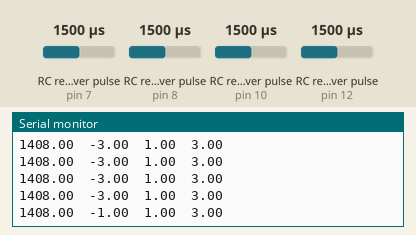
Recording of a sketch running on a simulated Arduino Uno, built with avr-gcc and run on an emulated ATmega328P. On the bench: the last lines printed to the serial monitor. Wiring (inferred from the names in the program): 4 × RC receiver channel: data pin 7 / data pin 8 / data pin 10 / data pin 12. The inputs (shaded band) are chosen by the test bench; at power-on: RC receiver pulse (sensors on pin 7, pin 8, pin 12, pin 10) 1500 µs.

Above: at 1.2 s.
1.3 s: RC receiver pulse (sensor on pin 7) set to 1020 µs
At 2.3 s:
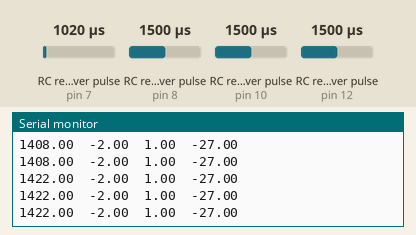
2.8 s: RC receiver pulse (sensor on pin 8) set to 1020 µs
At 3.8 s:
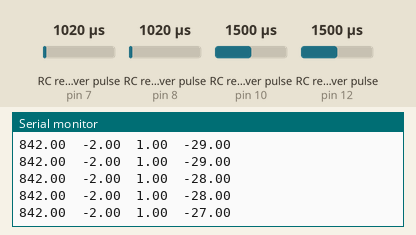
4.3 s: RC receiver pulse (sensor on pin 12) set to 1750 µs
At 4.9 s:
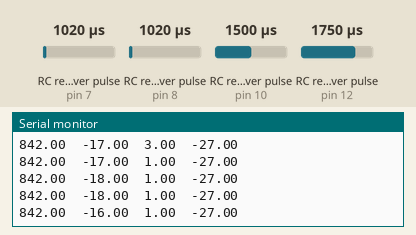
7.3 s: RC receiver pulse (sensor on pin 10) set to 1020 µs
At 8.4 s:
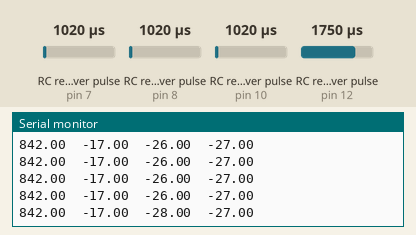
8.8 s: RC receiver pulse (sensor on pin 7) set to 1250 µs
At 9.8 s:
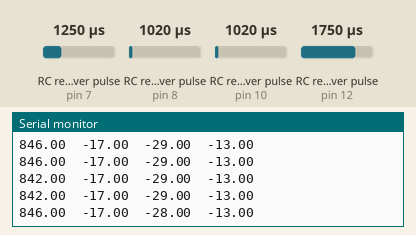
10.3 s: RC receiver pulse (sensor on pin 8) set to 1250 µs
At 11.4 s:
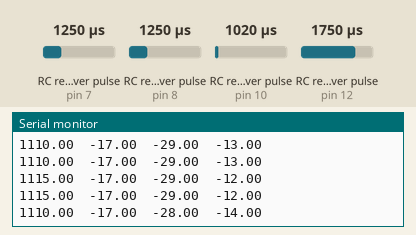
Timing chart, 0 to 12.8 s (numbered marks = the images above; inputs shaded):
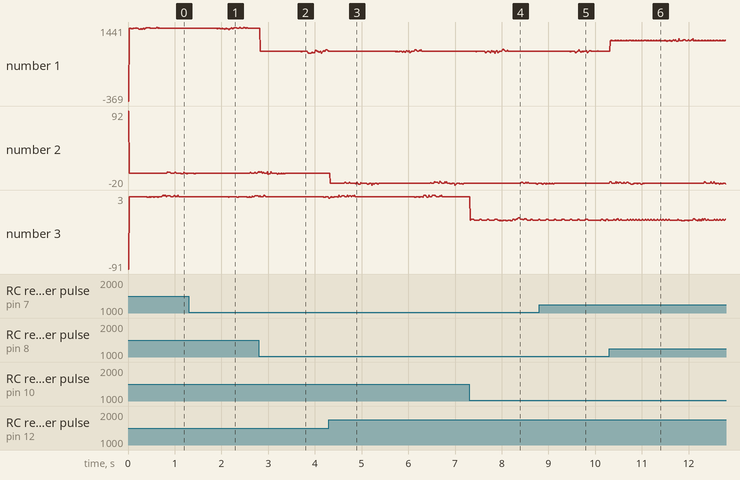

The sketch:

mando_calib2a.ino
```cpp
// Declaración de pines
#define pin_INT_Throttle 8 // Pin Throttle del mando RC
#define pin_INT_Yaw 7      // Pin Yaw del mando RC
#define pin_INT_Pitch 12   // Pin Pitch del mando RC
#define pin_INT_Roll 10     // Pin Roll del mando RC

#include <EnableInterrupt.h>
long loop_timer, tiempo_ejecucion;
float RC_Throttle_consigna, RC_Pitch_consigna, RC_Roll_consigna, RC_Yaw_consigna;

// AJUSTE MANDO RC - THROTLLE
const int us_max_Throttle_adj = 2000;
const int us_min_Throttle_adj = 950;
const float us_max_Throttle_raw = 2004; // < – Si teneis la entrada Throttle invertida sustituid este valor
const float us_min_Throttle_raw = 1116; // < – por este y viceversa

// AJUSTE MANDO RC - PITCH
const float us_max_Pitch_raw = 1952;
const float us_min_Pitch_raw = 992;
const int us_max_Pitch_adj = -30;   // < – Si teneis la entrada Pitch invertido sustituid este valor
const int us_min_Pitch_adj = 30;    // < – por este y viceversa

// AJUSTE MANDO RC - ROLL
const float us_max_Roll_raw = 1960;
const float us_min_Roll_raw = 992;
const int us_max_Roll_adj = 30;     // < – Si teneis la entrada Roll invertido sustituid este valor
const int us_min_Roll_adj = -30;    // < – por este y viceversa

// AJUSTE MANDO RC - YAW
const float us_max_Yaw_raw = 1928;
const float us_min_Yaw_raw = 972;
const int us_max_Yaw_adj = 30;      // < – Si teneis la entrada Yaw invertido sustituid este valor
const int us_min_Yaw_adj = -30;     // < – por este y viceversa

// INTERRUPCIÓN MANDO RC – > THROTTLE
volatile long Throttle_HIGH_us;
volatile int RC_Throttle_raw;
void INT_Throttle() {
  if (digitalRead(pin_INT_Throttle) == HIGH) Throttle_HIGH_us = micros();
  if (digitalRead(pin_INT_Throttle) == LOW)  RC_Throttle_raw  = micros() - Throttle_HIGH_us;
}

// INTERRUPCIÓN MANDO RC – > PITCH
volatile long Pitch_HIGH_us;
volatile int RC_Pitch_raw;
void INT_Pitch() {
  if (digitalRead(pin_INT_Pitch) == HIGH) Pitch_HIGH_us = micros();
  if (digitalRead(pin_INT_Pitch) == LOW)  RC_Pitch_raw  = micros() - Pitch_HIGH_us;
}

// INTERRUPCIÓN MANDO RC – > ROLL
volatile long Roll_HIGH_us;
volatile int RC_Roll_raw;
void INT_Roll() {
  if (digitalRead(pin_INT_Roll) == HIGH) Roll_HIGH_us = micros();
  if (digitalRead(pin_INT_Roll) == LOW)  RC_Roll_raw  = micros() - Roll_HIGH_us;
}

// INTERRUPCIÓN MANDO RC – > YAW
volatile long Yaw_HIGH_us;
volatile int RC_Yaw_raw;
void INT_Yaw() {
  if (digitalRead(pin_INT_Yaw) == HIGH) Yaw_HIGH_us = micros();
  if (digitalRead(pin_INT_Yaw) == LOW)  RC_Yaw_raw  = micros() - Yaw_HIGH_us;
}

void setup() {
  // Declaración de interrupciones
  pinMode(pin_INT_Yaw, INPUT_PULLUP);                   // YAW
  enableInterrupt(pin_INT_Yaw, INT_Yaw, CHANGE);
  pinMode(pin_INT_Throttle, INPUT_PULLUP);              // POTENCIA
  enableInterrupt(pin_INT_Throttle, INT_Throttle, CHANGE);
  pinMode(pin_INT_Pitch, INPUT_PULLUP);                 // PITCH
  enableInterrupt(pin_INT_Pitch, INT_Pitch, CHANGE);
  pinMode(pin_INT_Roll, INPUT_PULLUP);                  // ROLL
  enableInterrupt(pin_INT_Roll, INT_Roll, CHANGE);

  // Serial.begin()
  Serial.begin(115200);
}

void loop() {
  // Nuevo ciclo
  while (micros() - loop_timer < 10000);
  tiempo_ejecucion = (micros() - loop_timer) / 1000;
  loop_timer = micros();

  // Ecuaciones de procesamiento
  RC_Throttle_consigna = map(RC_Throttle_raw, us_min_Throttle_raw, us_max_Throttle_raw, us_min_Throttle_adj, us_max_Throttle_adj);
  RC_Pitch_consigna    = map(RC_Pitch_raw, us_min_Pitch_raw, us_max_Pitch_raw, us_min_Pitch_adj, us_max_Pitch_adj);
  RC_Roll_consigna     = map(RC_Roll_raw, us_min_Roll_raw, us_max_Roll_raw, us_min_Roll_adj, us_max_Roll_adj);
  RC_Yaw_consigna      = map(RC_Yaw_raw, us_min_Yaw_raw, us_max_Yaw_raw, us_min_Yaw_adj, us_max_Yaw_adj);

  // Monitor Serie
  Serial.print(RC_Throttle_consigna);
  Serial.print("\t");
  Serial.print(RC_Pitch_consigna);
  Serial.print("\t");
  Serial.print(RC_Roll_consigna);
  Serial.print("\t");
  Serial.println(RC_Yaw_consigna);
}
```

Measured:
- after the input at 1.3 s, the serial monitor: prints a new line at once (image 1)
- after the input at 2.8 s, the serial monitor: prints a new line at once (image 2)
- after the input at 4.3 s, the serial monitor: prints a new line at once (image 3)
- after the input at 7.3 s, the serial monitor: prints a new line at once (image 4)
- after the input at 8.8 s, the serial monitor: prints a new line at once (image 5)
- plotted number 1: 1408 → 842 after the input at 2.8 s
- plotted number 2: -2 → -17 after the input at 4.3 s
